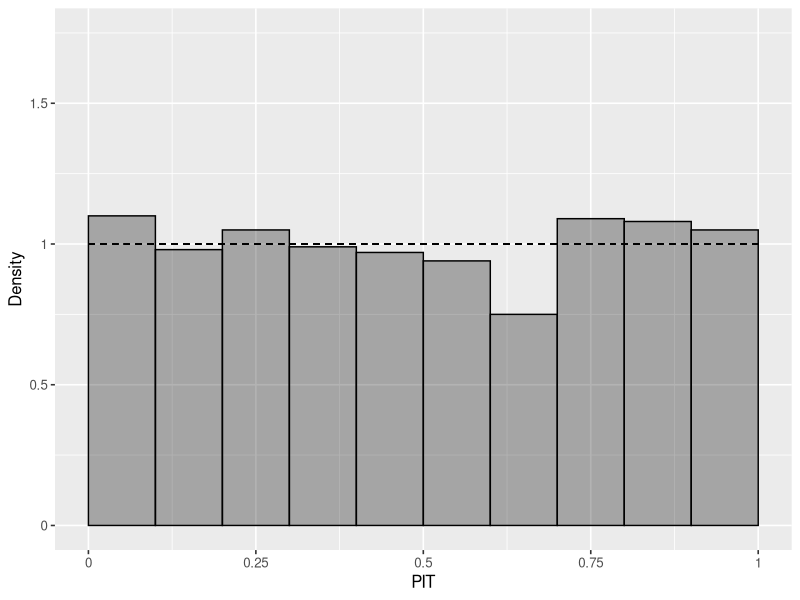
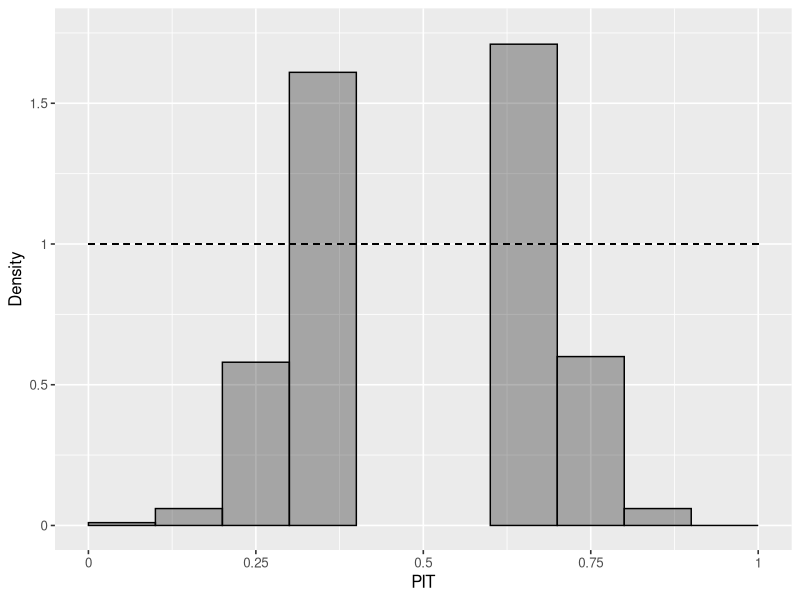
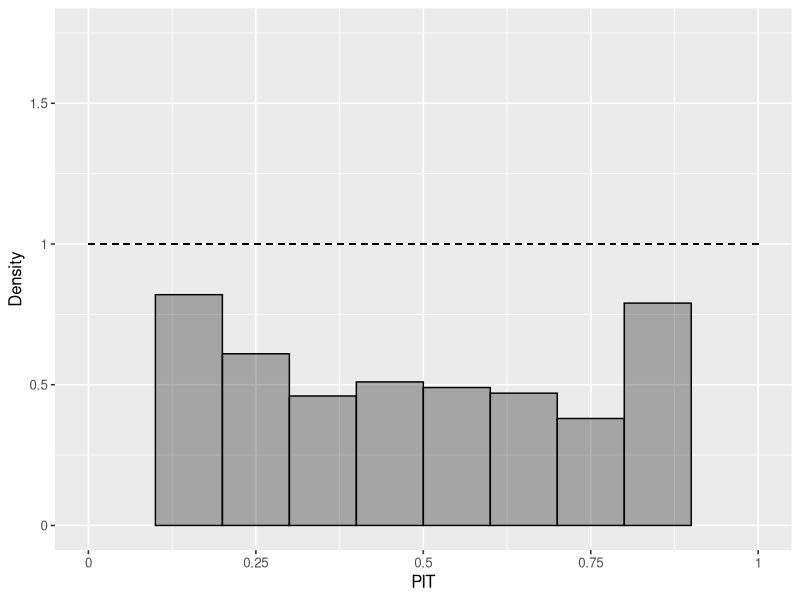
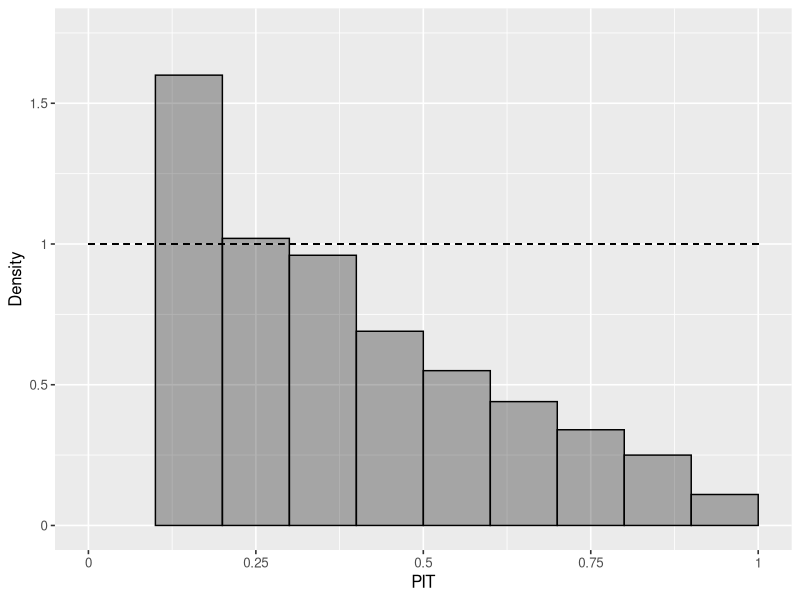
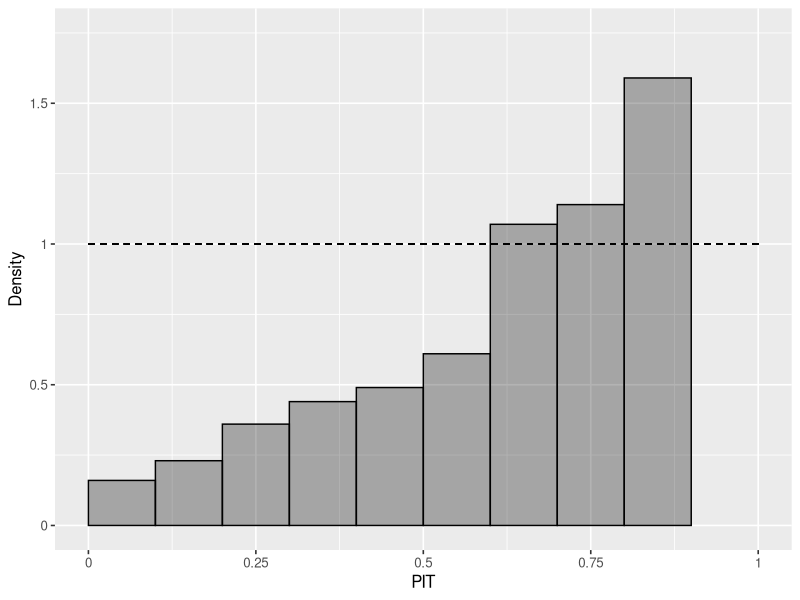
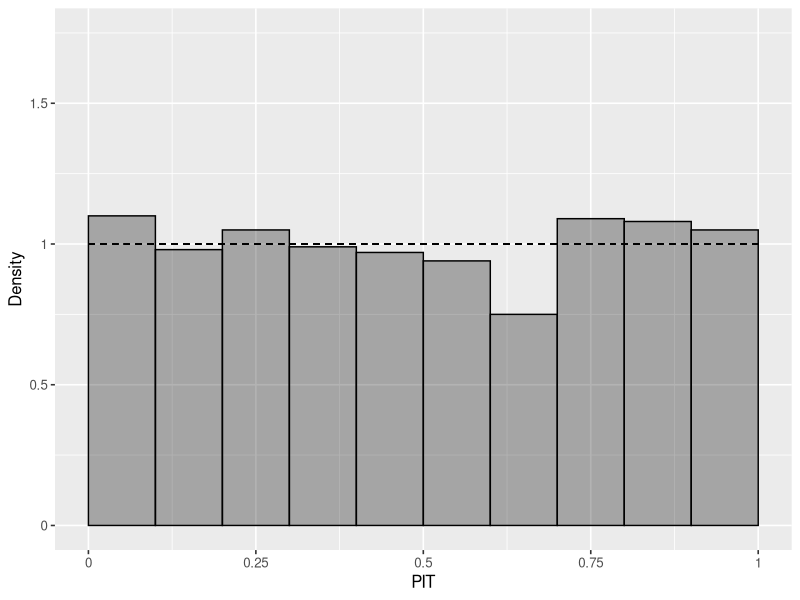
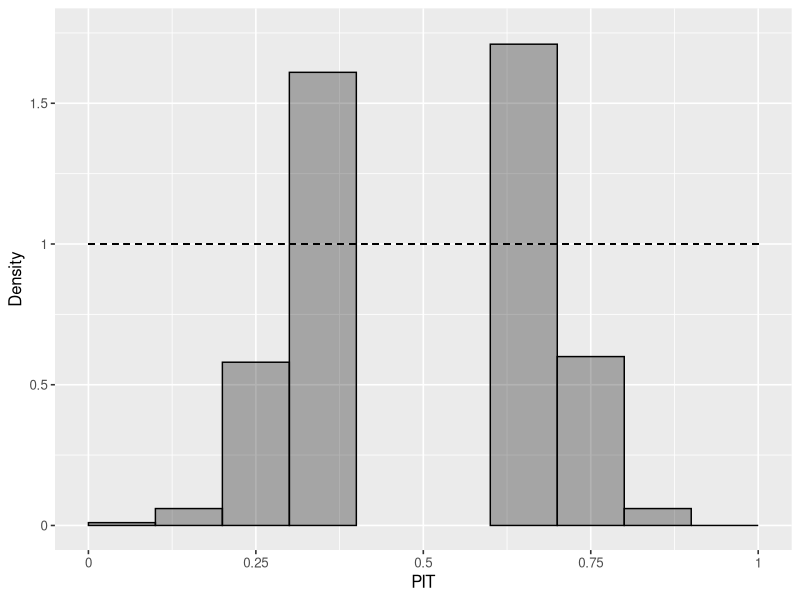
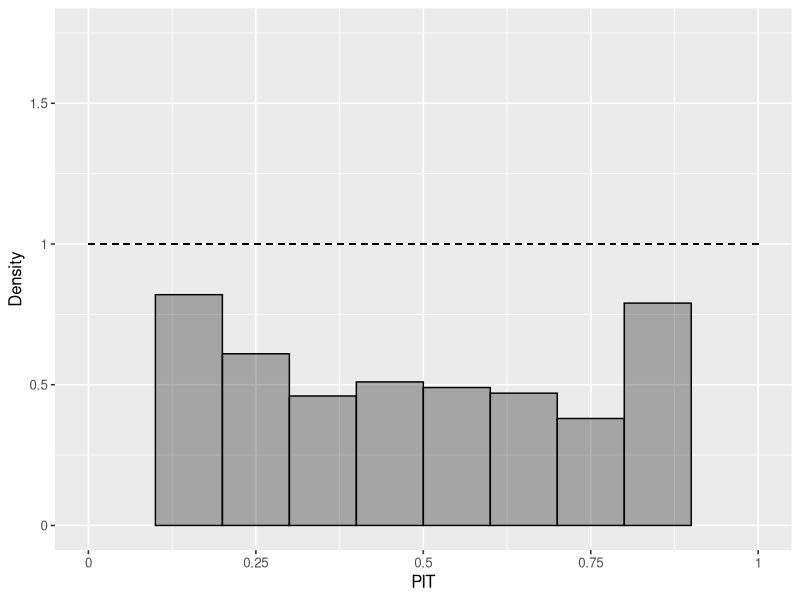

Recreate these plots in R, in order.
library(ggplot2)
library(tidyverse)


pit_histogram <- function(pits){
  ggplot(data.frame(PIT=pits), aes(PIT)) + 
    geom_histogram(breaks = seq(0, 1, 0.1), aes(y=..density..), color="black", fill = "black", alpha = 0.3) +
    scale_x_continuous(breaks = c(0, 0.25, 0.5, 0.75, 1),
                       labels = function(x) ifelse(x == 0, "0", x)) +
    scale_y_continuous(limits=c(0, 1.75), labels = function(y) ifelse(y == 0, "0", y)) +
    labs(x="PIT", y="Density") +
    geom_segment(aes(x=0,xend=1,y=1,yend=1), linetype="dashed", color="black") +
    theme_gray(base_size=12)
}

s <- rnorm(1000, 0, 1)

# uniform
pits <- pnorm(s, 0, 1)
pit_histogram(pits)
ggsave('plots/examples/PIT/pit_uniform.png', width=6, height=6, dpi=500, unit='cm', device='png')


# overdispersed
pits <- pnorm(s, 0, 3)
pit_histogram(pits)
ggsave('plots/examples/PIT/pit_overdispersed.png', width=6, height=6, dpi=500, unit='cm', device='png')

# underdispersed
pits <- pnorm(s, 0, 0.5)
pit_histogram(pits)
ggsave('plots/examples/PIT/pit_underdispersed.png', width=6, height=6, dpi=500, unit='cm', device='png')

# overprediction (positive bias)
pits <- pnorm(s, 1, 1)
pit_histogram(pits)
ggsave('plots/examples/PIT/pit_pos_bias.png', width=6, height=6, dpi=500, unit='cm', device='png')

# underprediction (negative bias)
pits <- pnorm(s, -1, 1)
pit_histogram(pits)
ggsave('plots/examples/PIT/pit_neg_bias.png', width=6, height=6, dpi=500, unit='cm', device='png')


